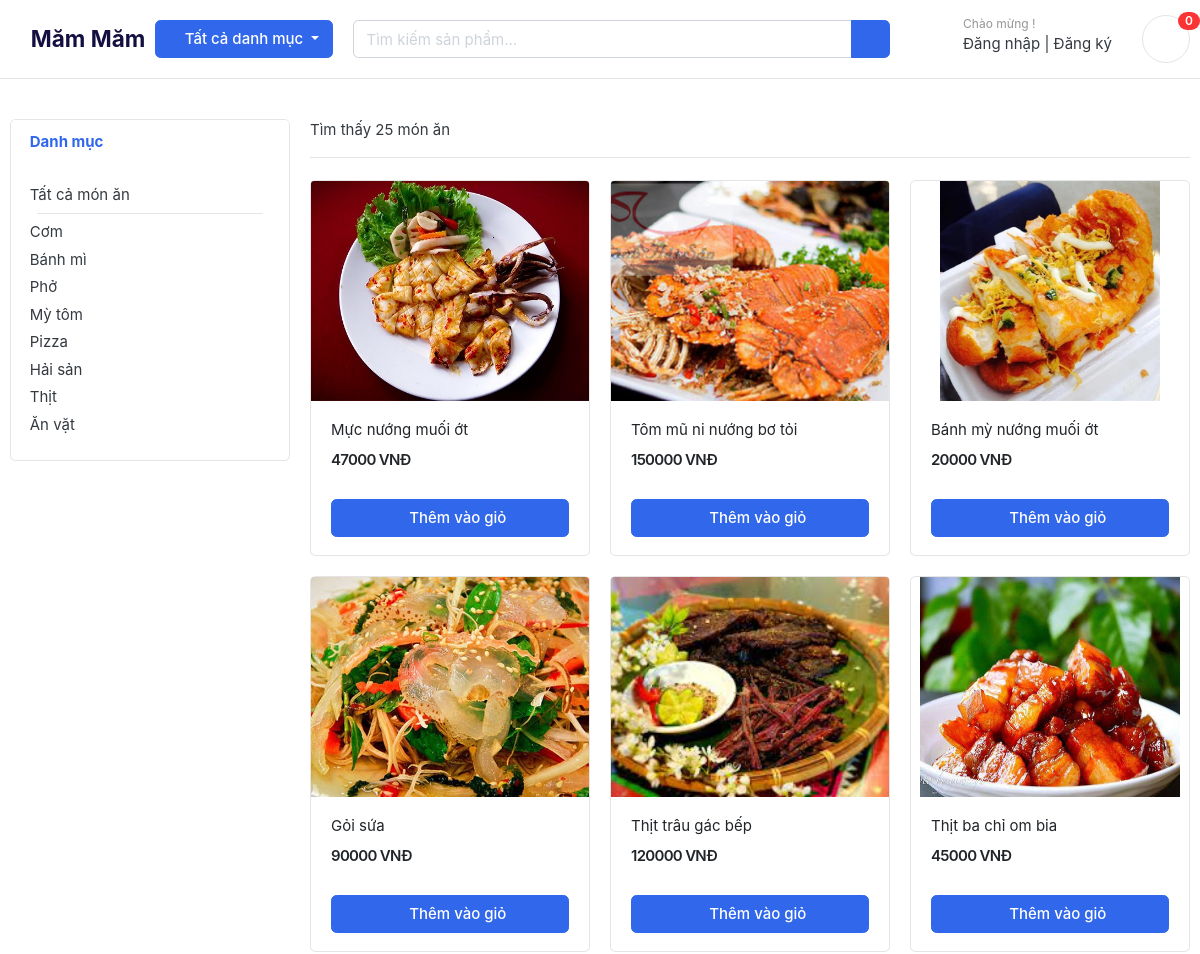
The app's page /product/ (upper part), older data.
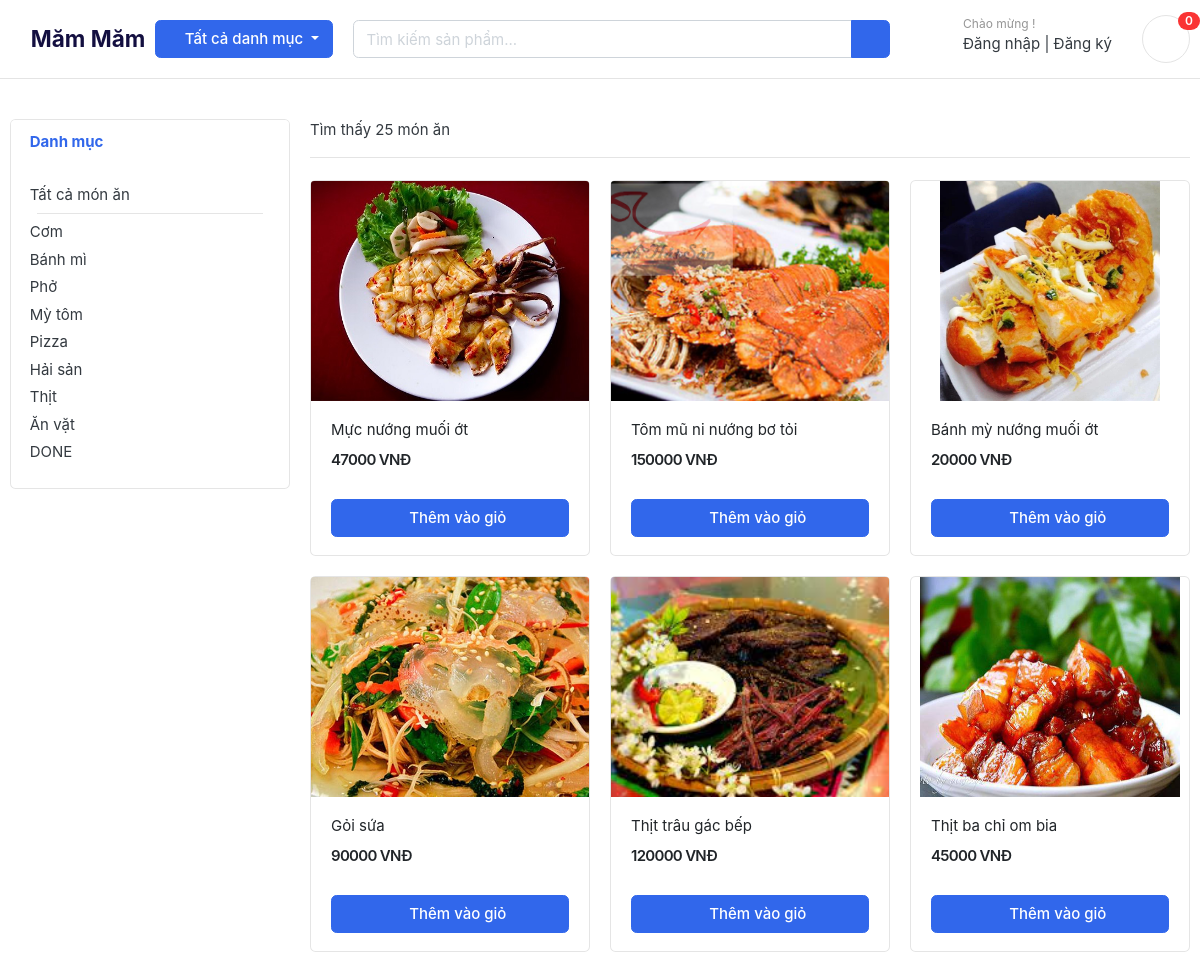
The same page, newer data.
### category/models.py (models this page shows, shortened)
class Category(models.Model):
    name = models.CharField(max_length=100, unique=True)
    slug = models.SlugField(max_length=50, unique=True, allow_unicode=True)
    description = models.CharField(max_length=500, blank=True)
    class Meta:
        verbose_name = "category"
        verbose_name_plural = "categories"
    def get_product(self):
        return reverse("product_by_category", args=[self.slug])

### product/models.py (models this page shows, shortened)
class Product(models.Model):
    name = models.CharField(max_length=100, unique=True)
    slug = models.SlugField(max_length=50, unique=True, allow_unicode=True)
    price = models.IntegerField()
    description = models.TextField(max_length=500, blank=True)
    image = models.ImageField(upload_to='photos/products')
    is_available = models.BooleanField(default=True)
    created_date = models.DateTimeField(auto_now_add=True)
    modified_date = models.DateTimeField(auto_now=True)
    category = models.ForeignKey(Category, on_delete=models.CASCADE)
    class Meta:
        verbose_name = "product"
        verbose_name_plural = "products"
    def get_detail(self):
        return reverse("product_detail", args=[self.slug])

### product/views.py (the view)
# urls.py: path("product", views.ReadProduct, name="ReadProduct"),
def product(request, category_slug=None):
    if category_slug != None:
        category = get_object_or_404(Category, slug=category_slug)
        products = Product.objects.all().filter(category=category, is_available=True)
    else:
        products = Product.objects.all().filter(is_available=True)
    quantity = products.count()
    categories = Category.objects.all()
    return render(request=request, template_name="product/product.html",
                  context={"products": products, "quantity": quantity, "categories": categories})

### category/context_processors.py (called while the page is built)
def header_menu_links(request):
    links = Category.objects.all()
    return dict(links=links)

### templates/product/product.html (shortened to what this page needs)
{% extends 'base.html' %}
{% block content %}
<section class="section-content padding-y">
    <div class="container">
        <div class="row">
            <aside class="col-md-3">
                <div class="card">
                    <article class="filter-group">
                        <header class="card-header">
                            <a href="#" data-toggle="collapse" data-target="#collapse_1" aria-expanded="true" class="">
                                <i class="icon-control fa fa-chevron-down"></i>
                                <h6 class="title">Danh mục</h6>
                            </a>
                        </header>
                        <div class="filter-content collapse show" id="collapse_1">
                            <div class="card-body">
                                <ul class="list-menu">
                                    <li>
                                        <a href="{% url 'product' %}">Tất cả món ăn</a>
                                    </li>
                                    <hr style="margin: 7px;" />
                                    {% for c in categories %}
                                    <li><a href="{{ c.slug }}">{{ c.name }}</a></li>
                                    {% endfor %}
                                </ul>
                            </div>
                        </div>
                    </article>
                </div>
            </aside>
            <main class="col-md-9">
                <header class="border-bottom mb-4 pb-3">
                    <div class="form-inline">
                        <span class="mr-md-auto">Tìm thấy {{ quantity }} món ăn</span>
                    </div>
                </header>
                <div class="row">
                    {% for p in products %}
                    <div class="col-md-4">
                        <figure class="card card-product-grid">
                            <a href="{{ p.get_detail }}" class="img-wrap">
                                <img src="{{ p.image.url }}">
                            </a>
                            <figcaption class="info-wrap">
                                <div class="fix-height">
                                    <a href="{{ p.get_detail }}" class="title">
                                        {{ p.name }}
                                    </a>
                                    <div class="price-wrap mt-2">
                                        <span class="price">{{ p.price }} VNĐ</span>
                                    </div>
                                </div>
                                <a href="{% url 'add_to_cart' p.id %}" class="btn btn-block btn-primary">
                                    <i class="fas fa-cart-plus"></i>
                                    Thêm vào giỏ
                                </a>
                            </figcaption>
                        </figure>
                    </div>
                    {% endfor %}
                </div>
            </main>
        </div>
    </div>
</section>
{% endblock content %}

Row changes from the older to the newer data that the page shows:
added Category: name "DONE"
